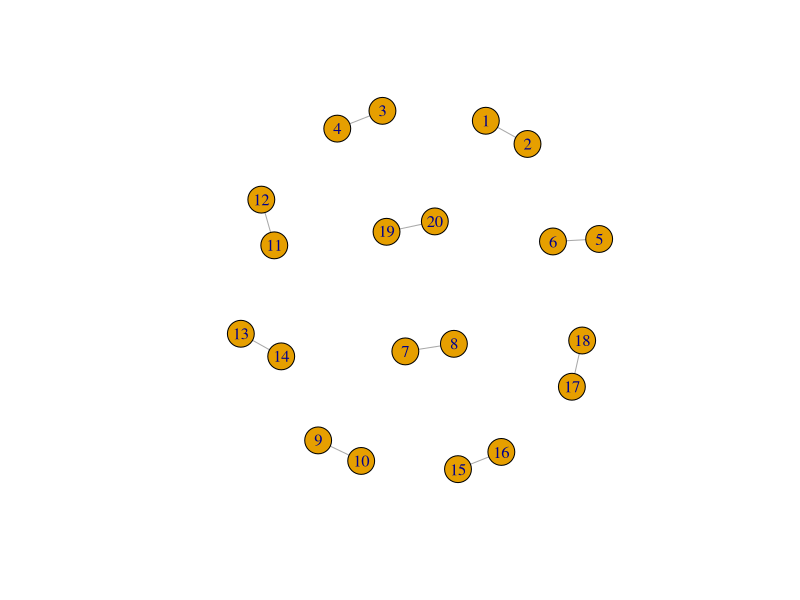
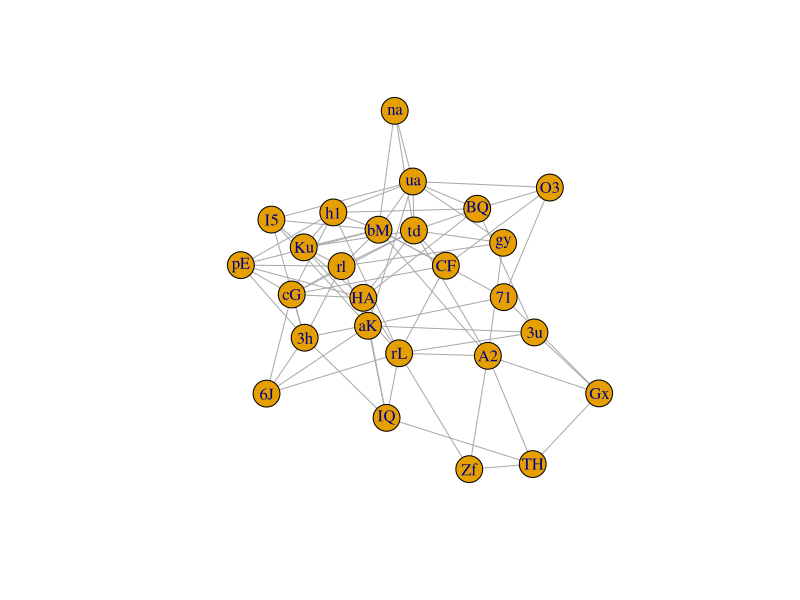
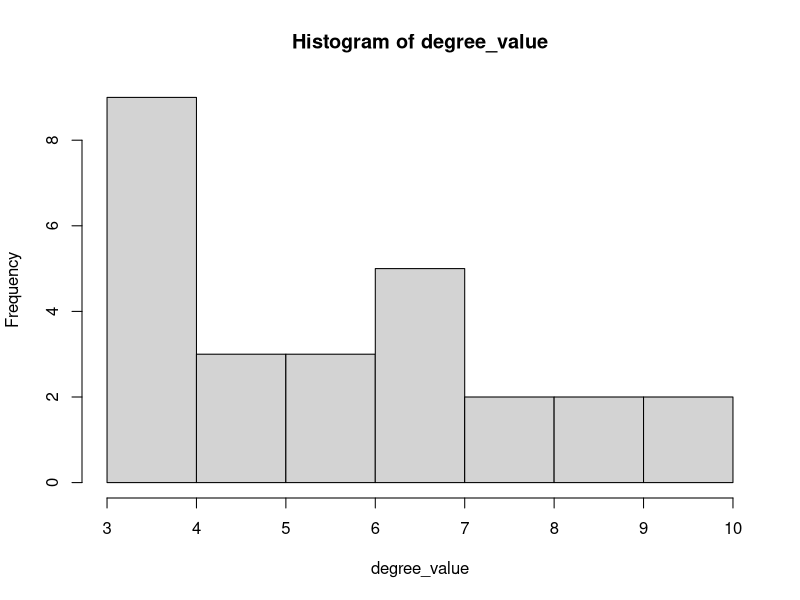
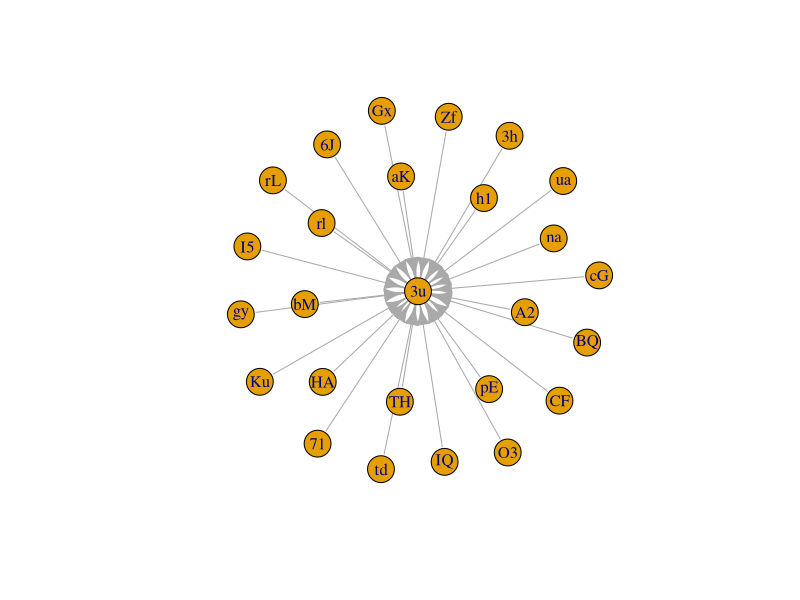
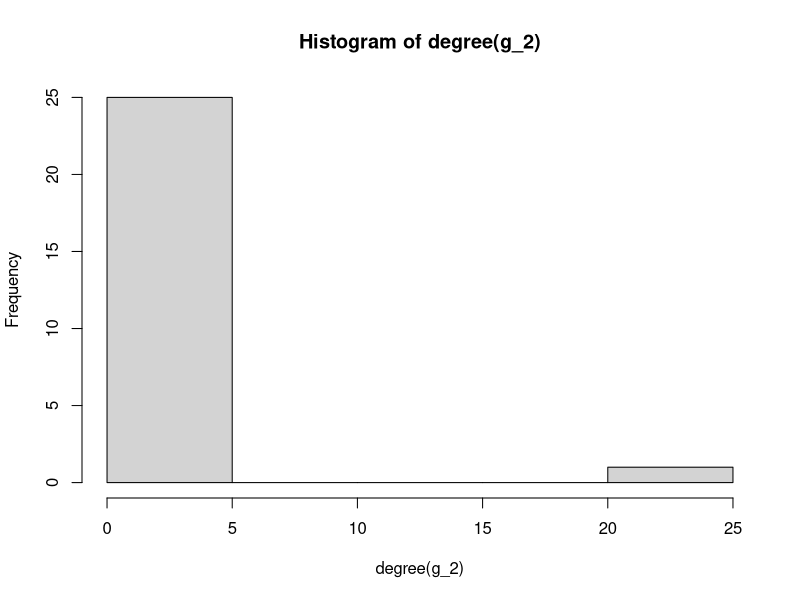

Recreate these plots in R, in order. (Note: this script raises an error after producing the figures.)
library(igraph)
library(purrr)
library(readr)


MHmakeRandomString <- function(n=1, lenght=12)
{
  randomString <- c(1:n)                  # initialize vector
  for (i in 1:n)
  {
    randomString[i] <- paste(sample(c(0:9, letters, LETTERS),
                                    lenght, replace=TRUE),
                             collapse="")
  }
  return(randomString)
}

LETTERS <- MHmakeRandomString(26, lenght = 2)
#Bipartite Graph
g <- make_bipartite_graph(rep(0:1,length=20),c(1:20), directed = FALSE )
plot(g)


#ER Random Network 
g <- erdos.renyi.game(26, 26/100) %>% set_vertex_attr("label", value = LETTERS[1:26])
degree_value <- degree(g)
plot(g, layout=layout_with_fr)
hist(degree_value)

df <- as_long_data_frame(g)
write_csv(df, "random_network.csv")


#String
g_2 <- make_star(26) %>% set_vertex_attr("label", value = LETTERS[1:26])
ends(g_2, E(g_2))
plot(g_2)
hist(degree(g_2))

df <- as_long_data_frame(g_2)
write_csv(df, "ring_network.csv")

#Small World Network - Watt and Strogatz Model 
g_sm <- sample_smallworld(1, 30, 5, 0.4) %>% set_vertex_attr("label", value = LETTERS[1:30])
mean_distance(g_sm)
transitivity(g_sm, type="average")
degree_value_gsm <- degree(g_sm, "out")
plot(g_sm, size = 0.3)
hist(degree(g_sm))
df <- as_long_data_frame(g_sm)
write_csv(df, "small_world_network.csv")


#Scale Free Network 
g_scale<- sample_pa(30, directed = FALSE) %>% set_vertex_attr("label", value = LETTERS[1:30])
degree_distribution(g_scale)
plot(g_scale, size = 0.2, layout = layout_with_fr)
ends(g_scale, E(g_scale))
hist(degree(g_scale))

df <- as_long_data_frame(g_sm)
write_csv(df, "small_world_network.csv")

#Lattice 
l <- make_lattice(c(5, 10, 5))
plot(l)
